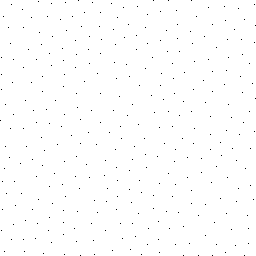
%> input picture data/matlab/poissonDisk.gif, 256 x 256 px
$ octave poissoni.m   (GNU Octave 9; MATLAB toolbox functions it lacks are replaced by stand-ins)
%> lines starting %> are read from the running program, lines starting %| are printed output that depends on the picture; in (x1, y1, x2, y2) boxes, pixels count from 0 and x2, y2 are one past the last pixel; in counts of white or black regions, pixels touching at a corner belong together; the program's own positions count from 1
clc;
clear all;

poisson = imread('poissonDisk.gif');
%> poisson is the input picture: size 256x256x3 uint8; 99.5% white; black in thin lines or dots
[m n] = size(poisson);
%> m = 256; n = 768

randomi = ones(m, m);
poisson = ~poisson;
%> poisson: size 256x256x3 logical; 0.48% white in thin lines or dots

blacksum = sum(poisson(:)) / 3
%> blacksum = 314


for i = 1:(blacksum)
    randomi(randi(m), randi(m), :) = 0;
end;
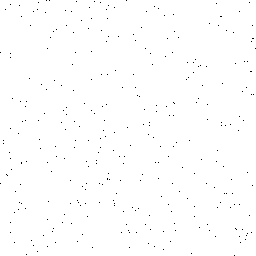
%> randomi: size 256x256 double; values 0 (black) and 1 (white), 99.5% white; black in thin lines or dots


imwrite(randomi,'random.png');
imshow(randomi);


% grid
grid = ones(m, m);
s = floor(sqrt(blacksum))^2;
%> s = 289
cellSize = ceil(m / sqrt(s));
%> cellSize = 16
x = 0;
y = 0;
for i = 1:s
    grid(x + ceil(cellSize / 2), y + ceil(cellSize / 2), :) = 0;
    x = x + cellSize;
    if x > (m - cellSize / 2)
        x = 0;
        y = y + cellSize;
    end;
end;
%> this loop made 289 passes
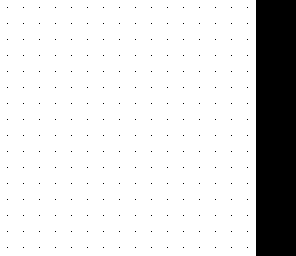
%> grid: size 256x296 double; values 0 (black) and 1 (white), 86.1% white; 257 black regions (256 under 20 px), largest, box (x1, y1, x2, y2) and area: (256, 0, 296, 256) 10240
%> after the loop, x = 16; y = 288

grid = grid(:, 1:m);
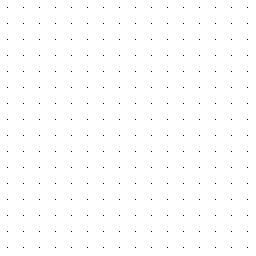
%> grid: size 256x256 double; values 0 (black) and 1 (white), 99.6% white; black in thin lines or dots, all inside (x1, y1, x2, y2) = (7, 7, 248, 248)
imwrite(grid,'grid.png');
imwrite(poisson,'poissonDisk.png');
%imshow(grid);

sum(~grid(:))
%> ans = 256
sum(~randomi(:))
%> ans = 312
sum(poisson(:))
%> ans = 942
